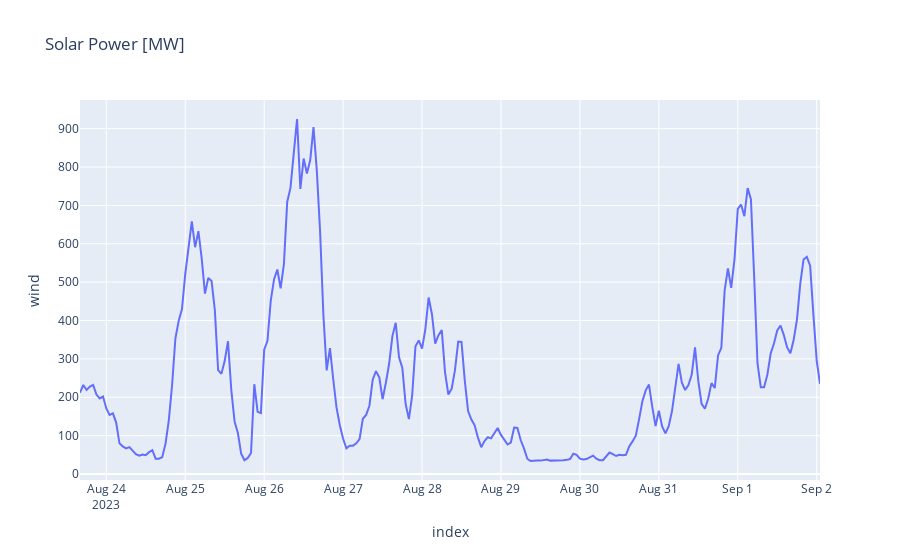

This figure's notebook cell:
### Code cell
fig = px.line(df.reset_index(), x="index", y="wind", title='Solar Power [MW]')
fig.show()

### Figure 1 — Plotly figure (JSON) as saved in the notebook; plotly's stock layout.template omitted (floating-point values rounded to 4 significant figures; data arrays with more than 128 entries replaced by an {"elided": "..."} marker saying what was removed)
{"data": [{"hovertemplate": "index=%{x}<br>wind=%{y}<extra></extra>", "legendgroup": "", "line": {"color": "#636efa", "dash": "solid"}, "marker": {"symbol": "circle"}, "mode": "lines", "name": "", "orientation": "v", "showlegend": false, "type": "scatter", "x": {"elided": "226 str values"}, "xaxis": "x", "y": {"elided": "226 int values"}, "yaxis": "y"}], "layout": {"legend": {"tracegroupgap": 0}, "title": {"text": "Solar Power [MW]"}, "xaxis": {"anchor": "y", "domain": [0, 1], "title": {"text": "index"}}, "yaxis": {"anchor": "x", "domain": [0, 1], "title": {"text": "wind"}}}}
